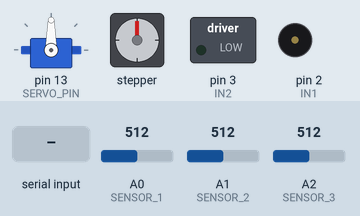
This sketch was run on a simulated Arduino Uno, built with avr-gcc and run on an emulated ATmega328P. Shown: servo, stepper motor, switched loads named in the sketch (green lamp = pin HIGH), buzzer (waves = sounding). Inputs (shaded band) come from the test bench; at power-on: A0 (SENSOR_1) = 512, A1 (SENSOR_2) = 512, A2 (SENSOR_3) = 512. Stepper angles assume 4096 steps per turn; what the sketch prints to the serial monitor is not drawn.

Above: at 1.2 s.
1.3 s: "MOTOR2:90\n" received over Serial
At 1.58 s:
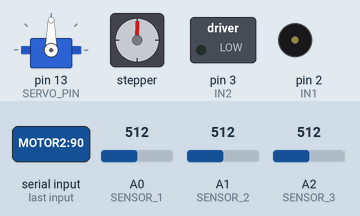
4.3 s: "MOTOR1:\n" received over Serial
At 5.5 s:
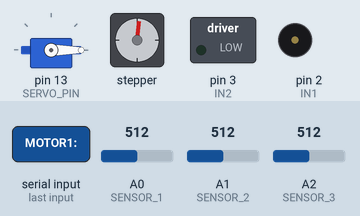
5.8 s: "MOTOR3:90\n" received over Serial
At 6.8 s:
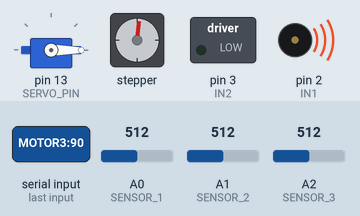
7.3 s: "MOTOR1:90\n" received over Serial
At 8.0 s:
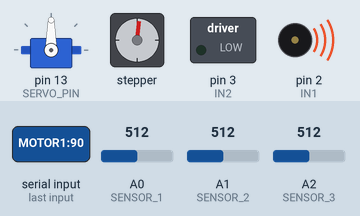
Timing chart, 0 to 10.3 s (numbered marks = the images above; inputs shaded):
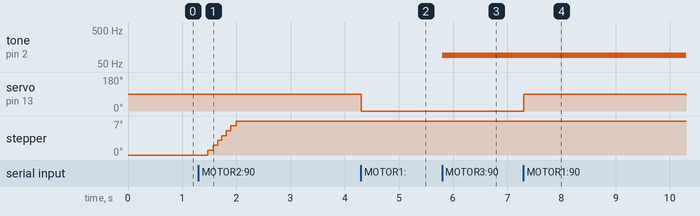

The sketch:

GUI_arduino.ino
```cpp
#include <Servo.h>           // Include Servo library for servo motor control
#include <AccelStepper.h>    // Include AccelStepper library for stepper motor control

// === Sensor Pin Definitions ===
#define SENSOR_1 A0
#define SENSOR_2 A1
#define SENSOR_3 A2

// === Servo Motor ===
Servo myServo;
#define SERVO_PIN 13  // Pin for the servo control
int servoAngle = 90;  // Default angle

// === Stepper Motor Definitions ===
#define IN1 8
#define IN2 9
#define IN3 10
#define IN4 11
#define HALFSTEP 8
AccelStepper stepper(HALFSTEP, IN1, IN3, IN2, IN4);
int stepperPosition = 0;  // Default Position of the stepper

// === DC Motor with Encoder Definitions ===
// // Pin Definition
// const byte interruptPinA = 2;
// const byte interruptPinB = 3;
// volatile long EncoderCount = 0;
// const byte PWMPin = 6;
// const byte DirPin1 = 7;
// const byte DirPin2 = 4;

// // PID controller
// float kp = 0.02;
// float ki = 0.00015 ;
// float kd = 0;

// unsigned long t;
// unsigned long t_prev = 0;

// volatile unsigned long count = 0;
// unsigned long count_prev = 0;

// float Theta, RPM, RPM_d = 50;
// float Theta_prev = 0;
// int dt;
// float RPM_max = 230;

// #define pi 3.1416
// float Vmax = 6;
// float Vmin = -6;
// float V = 0.1;
// float e, e_prev = 0, inte, inte_prev = 0;

// DC_small
#define IN1 2   // Motor control signal 1 (PWM output)
#define IN2 3  // Motor control signal 2 (PWM output)

float DC_run = 0.0;

void motorForward(int frequency) {
    tone(IN1, frequency);  // Generate PWM signal on IN1
    digitalWrite(IN2, LOW);
}
void motorStop() {
    noTone(IN1);
    noTone(IN2);
}


// // === Interrupt for Encoder ===
// void ISR_EncoderA() {
//   bool PinB = digitalRead(interruptPinB);
//   bool PinA = digitalRead(interruptPinA);

//   if (PinB == LOW) {
//     if (PinA == HIGH) {
//       EncoderCount++;
//     }
//     else {
//       EncoderCount--;
//     }
//   }

//   else {
//     if (PinA == HIGH) {
//       EncoderCount--;
//     }
//     else {
//       EncoderCount++;
//     }
//   }
// }

// void ISR_EncoderB() {
//   bool PinB = digitalRead(interruptPinA);
//   bool PinA = digitalRead(interruptPinB);

//   if (PinA == LOW) {
//     if (PinB == HIGH) {
//       EncoderCount--;
//     }
//     else {
//       EncoderCount++;
//     }
//   }

//   else {
//     if (PinB == HIGH) {
//       EncoderCount++;
//     }
//     else {
//       EncoderCount--;
//     }
//   }
// }

// float sign(float x) {
//   if (x > 0) {
//     return 1;
//   } else if (x < 0) {
//     return -1;
//   } else {
//     return 0;
//   }
// }

// //**DC Motor Driver Functions**
// void WriteDriverVoltage(float V, float Vmax) {
//   int PWMval = int(255 * abs(V) / Vmax);
//   if (PWMval > 255) {
//     PWMval = 255;
//   }
//   if (V > 0) {
//     digitalWrite(DirPin1, HIGH);
//     digitalWrite(DirPin2, LOW);
//   }
//   else if (V < 0) {
//     digitalWrite(DirPin1, LOW);
//     digitalWrite(DirPin2, HIGH);
//   }
//   else {
//     digitalWrite(DirPin1, LOW);
//     digitalWrite(DirPin2, LOW);
//   }
//   analogWrite(PWMPin, PWMval);
// }

// ISR(TIMER2_COMPA_vect) {
//   count++;
//   //Serial.print(count * 0.05); Serial.print(" \t");
// }


// Senser transfer function
// Sensor 1 (Potentiometer): digit to resistance value(Ohm)
float R_senser1 = 10000.0;
float transfer_sensor1(int input){
  int MAX = 1024;
  int MIN = 0;
  float output;
  // Output the Resistance of the Potentiometer
  output = input * R_senser1 / (MAX - MIN);
  return output;
}
// Sensor 2 (Photoresistor): digit to percentage of illumination
float transfer_sensor2(int input){
  int MIN = 450;
  int MAX = 850;
  input = constrain(input, MIN, MAX);
  float output = (float)(input - MIN) / (MAX - MIN) * 100.0;
  return output;
}
// Sensor 3 (Flex): digit to degrees
const float VCC = 5;
const float R_DIV = 47500.0;
const float STRAIGHT_RESISTANCE = 163000.0;
const float BEND_RESISTANCE = 500000.0;
float transfer_sensor3(int input){
  int flexADC = input;
  float flexV = flexADC * VCC / 1023.0;
  // Resistance(ohms)
  float flexR = R_DIV * (VCC / flexV - 1.0);
  // mapping the R to bending degree
  float angle = map(flexR, STRAIGHT_RESISTANCE, BEND_RESISTANCE,0, 90.0);
  return angle;
}

void setup() {
    Serial.begin(115200);  // Initialize serial communication

    // === Sensor Initialization ===
    pinMode(SENSOR_1, INPUT);
    pinMode(SENSOR_2, INPUT);
    pinMode(SENSOR_3, INPUT);

    // === Initialize Servo Motor ===
    myServo.attach(SERVO_PIN);
    myServo.write(servoAngle);  // Set initial angle

    // === Initialize Stepper Motor ===
    stepper.setMaxSpeed(1000.0);  // Set max speed
    stepper.setAcceleration(500.0);  // Set acceleration
    // Move the motor to the initial position
    stepper.moveTo(stepperPosition); // One full revolution for 28BYJ-48

    // === Initialize DC Motor ===
    // pinMode(interruptPinA, INPUT_PULLUP);
    // pinMode(interruptPinB, INPUT_PULLUP);
    // attachInterrupt(digitalPinToInterrupt(interruptPinA), ISR_EncoderA, CHANGE);
    // attachInterrupt(digitalPinToInterrupt(interruptPinB), ISR_EncoderB, CHANGE);
    // pinMode(DirPin1, OUTPUT);
    // pinMode(DirPin2, OUTPUT);

    // cli();
    // TCCR2A = 0;
    // TCCR2B = 0;
    // TCNT2 = 0;
    // OCR2A = 249; //Prescaler = 64
    // TCCR2A |= (1 << WGM12);
    // TCCR2B |= (1 << CS22);
    // TIMSK2 |= (1 << OCIE2A);
    // sei();

    // === Initialize DC_s Motor ===
    pinMode(IN1, OUTPUT);
    pinMode(IN2, OUTPUT);

}

void loop() {
    // === Read Sensor Data ===
    int sensor1Value = analogRead(SENSOR_1);
    int sensor2Value = analogRead(SENSOR_2);
    int sensor3Value = analogRead(SENSOR_3);

    // === Send Sensor Data to Python GUI ===
    Serial.print("SENSOR:");
    Serial.print(transfer_sensor1(sensor1Value));
    Serial.print(",");
    Serial.print(transfer_sensor2(sensor2Value));
    Serial.print(",");
    Serial.println(transfer_sensor3(sensor3Value));

    // === Listen for Motor Control Commands from Python GUI ===
    while (Serial.available()) {
        String command = Serial.readStringUntil('\n');  // Read command
        command.trim();  // Trim whitespace or newline

        // === Control Servo Motor ===
        if (command.startsWith("MOTOR1:")) {
          servoAngle = command.substring(7).toInt();  // Extract value
          servoAngle = constrain(servoAngle, 0, 180);  // Limit angle range
          myServo.write(servoAngle);
        }

        // === Control Stepper Motor ===
        if (command.startsWith("MOTOR2:")) {
          stepperPosition = command.substring(7).toInt();  // Extract stepper motor target position
          stepperPosition = constrain(stepperPosition, -2048, 2048);  // Limit target position
          stepper.moveTo(stepperPosition);
        }

        // === Control DC Motor with Encoder ===
        if (command.startsWith("MOTOR3:")) {
          //RPM_d = command.substring(7).toInt();  // Extract DC motor desire speed
          //RPM_d = constrain(RPM_d, -RPM_max, RPM_max);  // Limit RPM range
          DC_run = command.substring(7).toInt();
          DC_run = constrain(DC_run, 0, 500);
        }
    }

    // === Run Stepper Motor ===
    // If the motor is at the target position, move it in the opposite direction
    stepper.run();

    // == Run the DC motor
    motorForward(DC_run);
    // if (count > count_prev) {
    //   t = millis();
    //   Theta = EncoderCount / 900.0;
    //   dt = (t - t_prev);
    //   RPM = (Theta - Theta_prev) / (dt / 1000.0) * 60;
    //   e = RPM_d - RPM;
    //   inte = inte_prev + (dt * (e + e_prev) / 2);
    //   V = kp * e + ki * inte + (kd * (e - e_prev) / dt) ;
    //   if (V > Vmax) {
    //     V = Vmax;
    //     inte = inte_prev;
    //   }
    //   if (V < Vmin) {
    //     V = Vmin;
    //     inte = inte_prev;
    //   }
    //   WriteDriverVoltage(V, Vmax);
    //   Theta_prev = Theta;
    //   count_prev = count;
    //   t_prev = t;
    //   inte_prev = inte;
    //   e_prev = e;
    // }


    //delay(1);  // 1ms sampling interval
}
```

Measured:
- after the input at 4.3 s, servo on pin 13 (SERVO_PIN): 90° → 0° at once
- after the input at 5.8 s, tone on pin 2 (IN1): silent → 90 Hz at once
- after the input at 7.3 s, servo on pin 13 (SERVO_PIN): 0° → 90° at once
